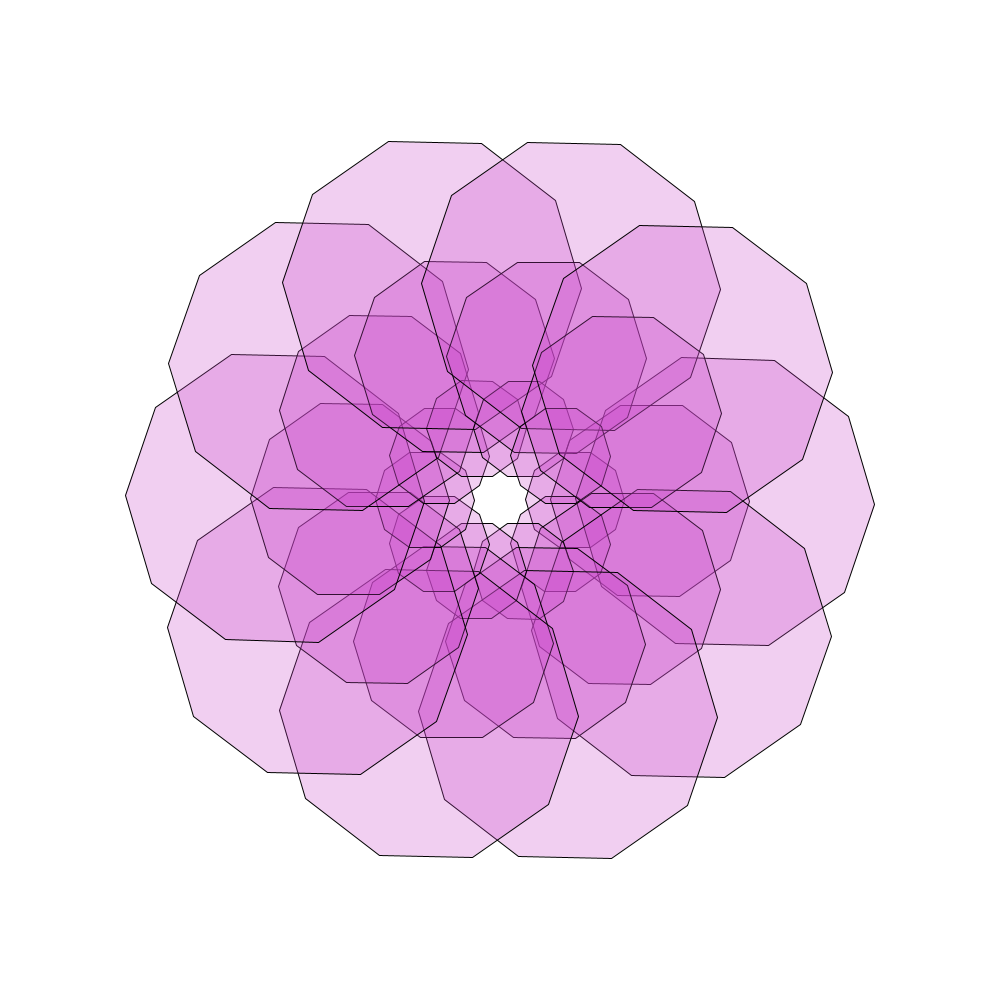
Frame 1 (no input)
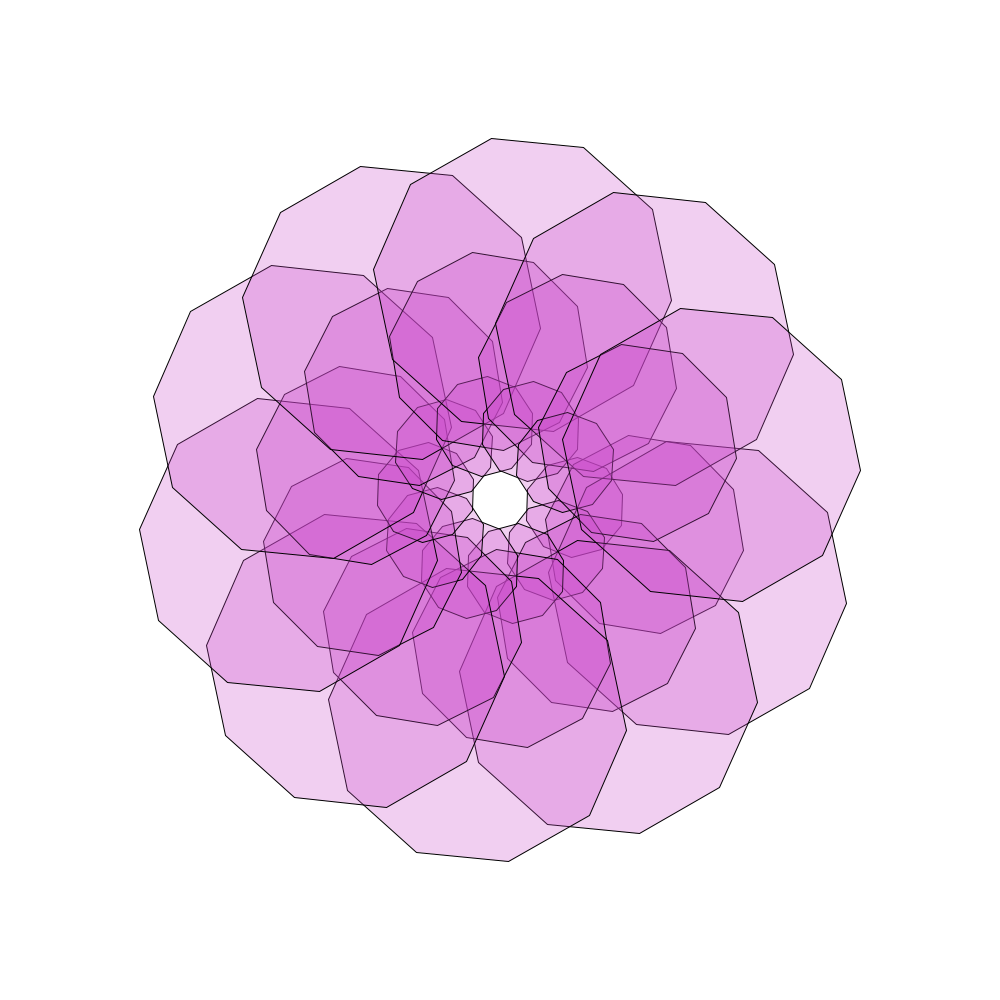
Frame 60 (the mouse pressed at the canvas centre just before this capture)
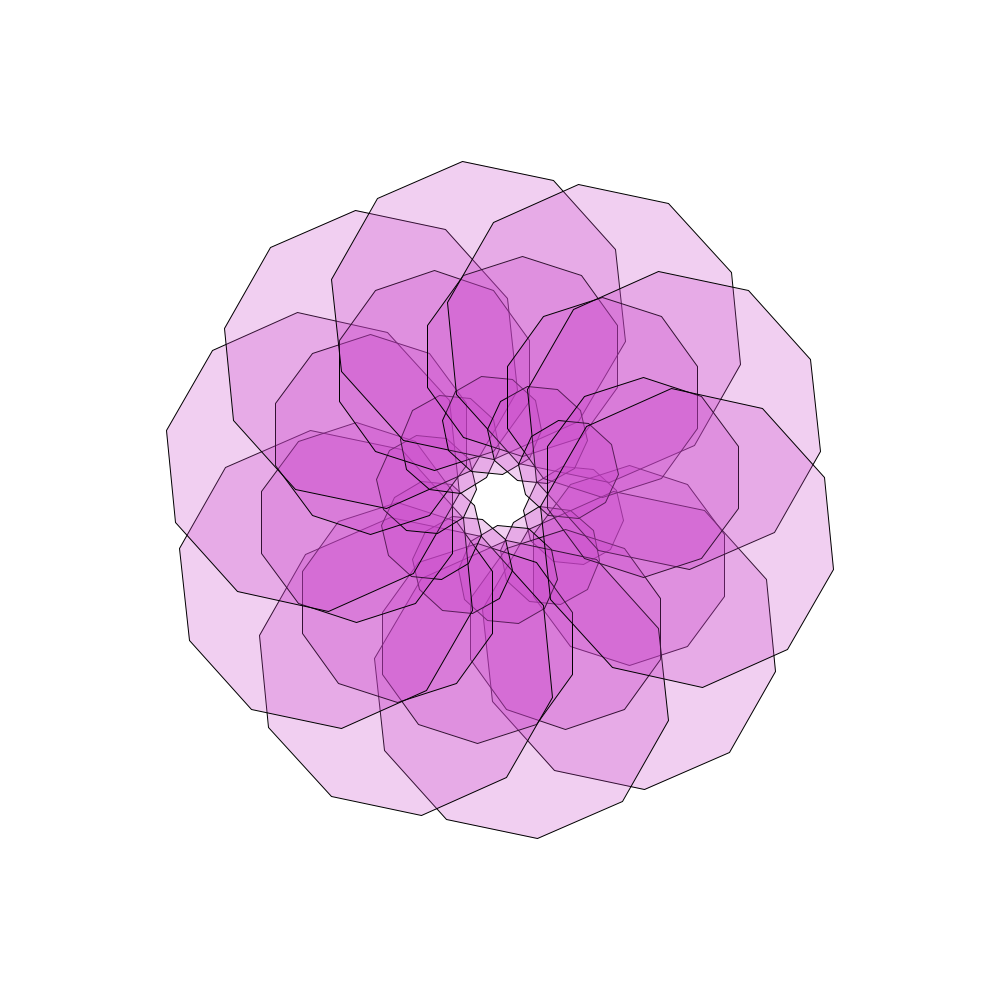
Frame 120 (the mouse held since frame 60 and released just before this capture)

The Processing sketch that drew these frames (run headless with seeded random() and noise(); from frame 60 on, the mouse is pressed at the canvas centre):

// Processing sketch: KineticSculpture
// ── KineticSculpture.pde
Arm[] a = new Arm[10];

void setup() {
  size(1000, 1000);
  background(255);
  fill(200, 65, 200, 65);
  strokeWeight(1);

  for (int i = 0; i < 10; i ++) {
    a[i] = new Arm();
  }
}

void draw() {
  background(255);
  translate(width/2, height/2);
  for (int i = 0; i < 10; i ++) {
    a[i].render();
    rotate(radians(36));
  }
}

class Arm {
  float[] a = {0, 0, 0, 0};
  float[] aInc = {0.1, 0.25, 0.4, 0.55};
  int numCircles = 4;
  int numSides = 10;
  float rot = TWO_PI/numSides;
  public void render() {
    pushMatrix();
    for (int i = 0; i < numCircles; i ++) {
      rotate( radians( a[i] += aInc[i] ) );
      float radCircle = i*50;
      beginShape();
      for (int j=0; j<numSides * i; j++) {
        float angle = j * rot;
        float x = cos(angle);
        float y = sin(angle);
        vertex(x * radCircle, y* radCircle);
      }
      endShape(CLOSE);
      translate(75, 0);
    }
    popMatrix();
  }
}
